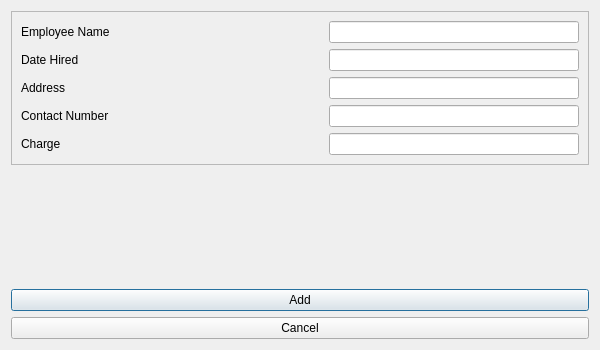
<?xml version="1.0" encoding="UTF-8"?>
<ui version="4.0">
 <class>addEmployeeDialog</class>
 <widget class="QDialog" name="addEmployeeDialog">
  <property name="geometry">
   <rect>
    <x>0</x>
    <y>0</y>
    <width>600</width>
    <height>350</height>
   </rect>
  </property>
  <property name="minimumSize">
   <size>
    <width>600</width>
    <height>350</height>
   </size>
  </property>
  <property name="maximumSize">
   <size>
    <width>600</width>
    <height>350</height>
   </size>
  </property>
  <property name="windowTitle">
   <string>Add Employee</string>
  </property>
  <layout class="QVBoxLayout" name="verticalLayout_3">
   <item>
    <widget class="QFrame" name="frame">
     <property name="frameShape">
      <enum>QFrame::StyledPanel</enum>
     </property>
     <property name="frameShadow">
      <enum>QFrame::Raised</enum>
     </property>
     <layout class="QVBoxLayout" name="verticalLayout">
      <item>
       <layout class="QHBoxLayout" name="horizontalLayout">
        <item>
         <widget class="QLabel" name="employeeName">
          <property name="text">
           <string>Employee Name</string>
          </property>
         </widget>
        </item>
        <item alignment="Qt::AlignRight">
         <widget class="QLineEdit" name="employeeNameInput">
          <property name="minimumSize">
           <size>
            <width>250</width>
            <height>0</height>
           </size>
          </property>
         </widget>
        </item>
       </layout>
      </item>
      <item>
       <layout class="QHBoxLayout" name="horizontalLayout_2">
        <item>
         <widget class="QLabel" name="dateHired">
          <property name="text">
           <string>Date Hired</string>
          </property>
         </widget>
        </item>
        <item alignment="Qt::AlignRight">
         <widget class="QLineEdit" name="dateHiredInput">
          <property name="minimumSize">
           <size>
            <width>250</width>
            <height>0</height>
           </size>
          </property>
         </widget>
        </item>
       </layout>
      </item>
      <item>
       <layout class="QHBoxLayout" name="horizontalLayout_3">
        <item>
         <widget class="QLabel" name="address">
          <property name="text">
           <string>Address</string>
          </property>
         </widget>
        </item>
        <item alignment="Qt::AlignRight">
         <widget class="QLineEdit" name="addressInput">
          <property name="minimumSize">
           <size>
            <width>250</width>
            <height>0</height>
           </size>
          </property>
         </widget>
        </item>
       </layout>
      </item>
      <item>
       <layout class="QHBoxLayout" name="horizontalLayout_4">
        <item>
         <widget class="QLabel" name="contactNumber">
          <property name="text">
           <string>Contact Number</string>
          </property>
         </widget>
        </item>
        <item alignment="Qt::AlignRight">
         <widget class="QLineEdit" name="contactNumberInput">
          <property name="minimumSize">
           <size>
            <width>250</width>
            <height>0</height>
           </size>
          </property>
         </widget>
        </item>
       </layout>
      </item>
      <item>
       <layout class="QHBoxLayout" name="horizontalLayout_5">
        <item>
         <widget class="QLabel" name="charge">
          <property name="text">
           <string>Charge</string>
          </property>
         </widget>
        </item>
        <item alignment="Qt::AlignRight">
         <widget class="QLineEdit" name="chargeInput">
          <property name="minimumSize">
           <size>
            <width>250</width>
            <height>0</height>
           </size>
          </property>
         </widget>
        </item>
       </layout>
      </item>
     </layout>
    </widget>
   </item>
   <item>
    <spacer name="verticalSpacer">
     <property name="orientation">
      <enum>Qt::Vertical</enum>
     </property>
     <property name="sizeHint" stdset="0">
      <size>
       <width>20</width>
       <height>40</height>
      </size>
     </property>
    </spacer>
   </item>
   <item>
    <layout class="QVBoxLayout" name="verticalLayout_2">
     <item>
      <widget class="QPushButton" name="confirmButton">
       <property name="text">
        <string>Add</string>
       </property>
      </widget>
     </item>
     <item>
      <widget class="QPushButton" name="cancelButton">
       <property name="text">
        <string>Cancel</string>
       </property>
      </widget>
     </item>
    </layout>
   </item>
  </layout>
 </widget>
 <resources/>
 <connections/>
</ui>
